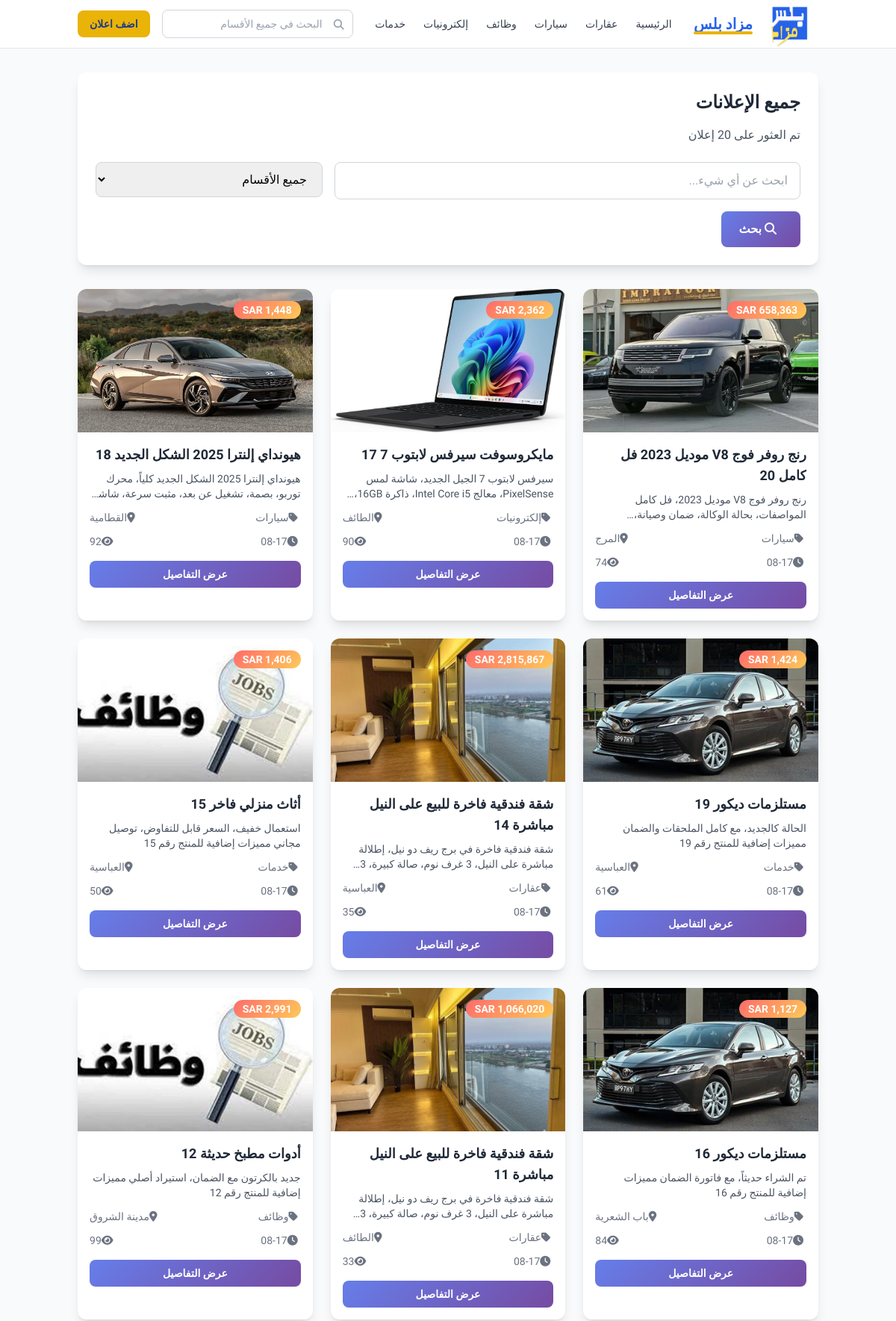
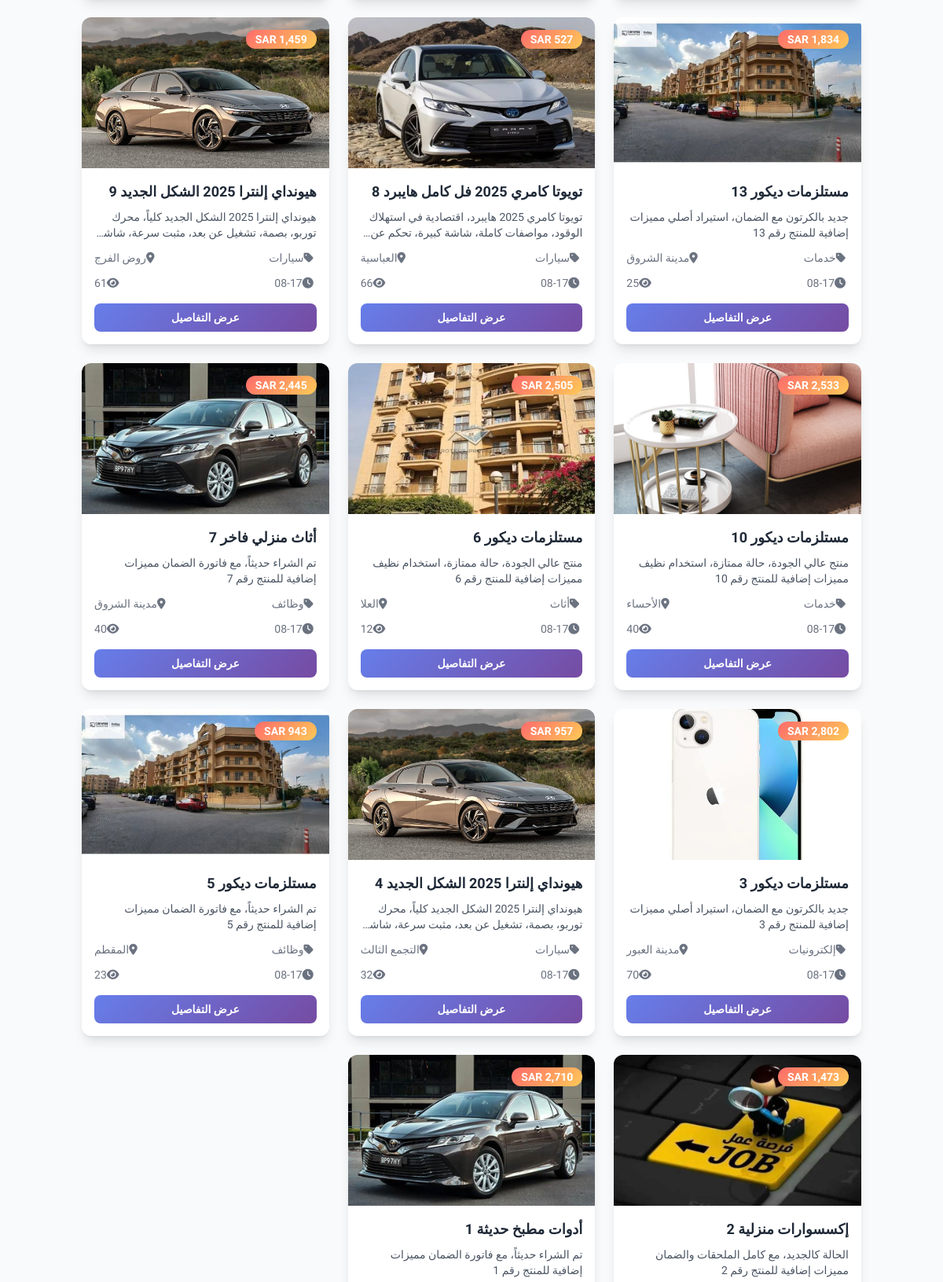
Screenshot of /search (upper part) with the database file from the repository (2 pictures, top to bottom).
### models.py (models this page shows)
class Ad(db.Model):
    id = db.Column(db.String(36), primary_key=True, default=lambda: str(uuid.uuid4()))
    title = db.Column(db.String(100), nullable=False)
    description = db.Column(db.Text, nullable=False)
    price = db.Column(db.Numeric(10, 2), nullable=False)
    currency = db.Column(db.String(3), default='SAR')
    images = db.Column(db.JSON, default=list)
    user_id = db.Column(db.String(36), db.ForeignKey('user.id'), nullable=False)
    category_id = db.Column(db.String(36), db.ForeignKey('category.id'), nullable=False)
    country_id = db.Column(db.String(36), db.ForeignKey('country.id'), nullable=False)
    state_id = db.Column(db.String(36), db.ForeignKey('state.id'))
    city_id = db.Column(db.String(36), db.ForeignKey('city.id'))
    store_id = db.Column(db.String(36), db.ForeignKey('merchant_store.id'))
    contact_phone = db.Column(db.String(20))  # Making phone optional
    contact_email = db.Column(db.String(120))
    is_featured = db.Column(db.Boolean, default=False)
    is_approved = db.Column(db.Boolean, default=True)
    is_active = db.Column(db.Boolean, default=True)
    views_count = db.Column(db.Integer, default=0)
    created_at = db.Column(db.DateTime, default=datetime.utcnow)
    updated_at = db.Column(db.DateTime, default=datetime.utcnow, onupdate=datetime.utcnow)
    user = db.relationship('User', backref='ads')
    category = db.relationship('Category', backref='ads')
    country = db.relationship('Country', backref='ads')
    state = db.relationship('State', backref='ads')
    city = db.relationship('City', backref='ads')

class Category(db.Model):
    id = db.Column(db.String(36), primary_key=True, default=lambda: str(uuid.uuid4()))
    name = db.Column(db.String(100), nullable=False)
    name_en = db.Column(db.String(100))
    description = db.Column(db.Text)
    slug = db.Column(db.String(50), unique=True)
    parent_id = db.Column(db.String(36), db.ForeignKey('category.id'))
    icon = db.Column(db.String(50))
    color = db.Column(db.String(7))
    display_order = db.Column(db.Integer, default=0)
    is_active = db.Column(db.Boolean, default=True)
    created_at = db.Column(db.DateTime, default=datetime.utcnow)
    updated_at = db.Column(db.DateTime, default=datetime.utcnow, onupdate=datetime.utcnow)
    children = db.relationship('Category', backref=db.backref('parent', remote_side=[id]))

class City(db.Model):
    id = db.Column(db.String(36), primary_key=True, default=lambda: str(uuid.uuid4()))
    name = db.Column(db.String(100), nullable=False)
    name_en = db.Column(db.String(100))
    state_id = db.Column(db.String(36), db.ForeignKey('state.id'), nullable=False)
    is_active = db.Column(db.Boolean, default=True)
    sort_order = db.Column(db.Integer, default=0)
    created_at = db.Column(db.DateTime, default=datetime.utcnow)
    updated_at = db.Column(db.DateTime, default=datetime.utcnow, onupdate=datetime.utcnow)

### app.py (the view)
@app.route('/search')
def search():
    query = request.args.get('q', '')
    category_id = request.args.get('category')
    country_id = request.args.get('country_id')
    state_id = request.args.get('state_id')
    city_id = request.args.get('city_id')
    ads_query = Ad.query.filter_by(is_approved=True, is_active=True)
    if query:
        ads_query = ads_query.filter(
            Ad.title.contains(query) | Ad.description.contains(query)
        )
    if category_id:
        ads_query = ads_query.filter_by(category_id=category_id)
    if country_id:
        ads_query = ads_query.filter_by(country_id=country_id)
    if state_id:
        ads_query = ads_query.filter_by(state_id=state_id)
    if city_id:
        ads_query = ads_query.filter_by(city_id=city_id)
    ads = ads_query.order_by(Ad.created_at.desc()).all()
    categories = Category.query.filter_by(is_active=True).all()
    countries = Country.query.filter_by(is_active=True).all()
    return render_template('search.html', ads=ads, categories=categories,
                         countries=countries, query=query, selected_category=category_id,
                         selected_country=country_id, selected_state=state_id,
                         selected_city=city_id)

### app.py (called while the page is built)
def get_site_setting(key, default=None):
    setting = SiteSetting.query.filter_by(key=key).first()
    return setting.value if setting else default

@app.context_processor
def inject_settings():
    return {
        'show_vip_section': get_site_setting('show_vip_section', 'true') == 'true'
    }

### templates/search.html (shortened to what this page needs)
{% extends "base.html" %}
{% block content %}
<div class="min-h-screen bg-gray-50 py-8">
    <div class="container mx-auto px-4">
        <div class="bg-white rounded-xl shadow-lg p-6 mb-8">
            <h1 class="text-2xl font-bold text-gray-800 mb-4">
                {% if query %}
                    نتائج البحث عن "{{ query }}"
                {% else %}
                    جميع الإعلانات
                {% endif %}
            </h1>
            <p class="text-gray-600">تم العثور على {{ ads|length }} إعلان</p>
            <form class="mt-6" action="{{ url_for('search') }}" method="GET">
                <div class="grid grid-cols-1 md:grid-cols-3 gap-4">
                    <div class="md:col-span-2">
                        <input type="text" name="q" value="{{ query or '' }}" placeholder="ابحث عن أي شيء..."
                               class="w-full px-4 py-3 border border-gray-300 rounded-lg focus:outline-none focus:ring-2 focus:ring-blue-500" />
                    </div>
                    <div>
                        <select name="category" class="w-full px-4 py-3 border border-gray-300 rounded-lg focus:outline-none focus:ring-2 focus:ring-blue-500">
                            <option value="">جميع الأقسام</option>
                        </select>
                    </div>
                </div>
                <div class="mt-4">
                    <button type="submit" class="btn-primary px-6 py-3 rounded-lg text-white font-semibold">
                        <i class="fas fa-search mr-2"></i>
                        بحث
                    </button>
                </div>
            </form>
        </div>
        {% if ads %}
        <div class="grid grid-cols-1 md:grid-cols-2 lg:grid-cols-3 xl:grid-cols-4 gap-6">
            {% for ad in ads %}
            <div class="card-hover bg-white rounded-xl shadow-lg overflow-hidden">
                <div class="relative">
                    {% if ad.images and ad.images|length > 0 %}
                    <img src="/static/uploads/{{ ad.images[0] }}" alt="{{ ad.title }}"
                         class="w-full h-48 object-cover">
                    {% else %}
                    <div class="w-full h-48 bg-gray-200 flex items-center justify-center">
                        <i class="fas fa-image text-gray-400 text-4xl"></i>
                    </div>
                    {% endif %}
                    <div class="absolute top-4 right-4">
                        <span class="price-tag px-3 py-1 rounded-full text-sm font-bold">
                            {{ "{:,.0f}".format(ad.price) }} {{ ad.currency }}
                        </span>
                    </div>
                </div>
                <div class="p-4">
                    <h3 class="font-bold text-lg mb-2 text-gray-800 line-clamp-2">{{ ad.title }}</h3>
                    <p class="text-gray-600 text-sm mb-3 line-clamp-2">{{ ad.description }}</p>
                    <div class="flex items-center justify-between text-sm text-gray-500 mb-3">
                        <span><i class="fas fa-tag mr-1"></i>{{ ad.category.name }}</span>
                        <span><i class="fas fa-map-marker-alt mr-1"></i>{{ ad.city.name if ad.city else ad.country.name }}</span>
                    </div>
                    <div class="flex items-center justify-between text-sm text-gray-500 mb-4">
                        <span><i class="fas fa-clock mr-1"></i>{{ ad.created_at.strftime('%m-%d') }}</span>
                        <span><i class="fas fa-eye mr-1"></i>{{ ad.views_count }}</span>
                    </div>
                    <a href="/ad/{{ ad.id }}" class="btn-primary w-full py-2 rounded-lg text-white text-sm font-semibold text-center block">
                        عرض التفاصيل
                    </a>
                </div>
            </div>
            {% endfor %}
        </div>
        {% endif %}
    </div>
</div>
{% endblock %}

### templates/base.html (style rules this page uses)
* { font-family: 'Cairo', sans-serif; }
.card-hover { transition: transform 0.3s ease, box-shadow 0.3s ease; }
.btn-primary { background: linear-gradient(135deg, #667eea 0%, #764ba2 100%); border: none; transition: all 0.3s ease; }
.price-tag { background: linear-gradient(135deg, #ff6b6b 0%, #feca57 100%); color: white; font-weight: bold; }

### rows the page displays
Ad: shows a picture, price "658,363", currency "SAR", title "رنج روفر فوج V8 موديل 2023 فل كامل 20", description "رنج روفر فوج V8 موديل 2023، فل كامل المواصفات، بحالة الوكالة، ضمان…", category.name "سيارات", city "المرج", created_at "08-17", views_count "74"
Ad: shows a picture, currency "SAR", title "مايكروسوفت سيرفس لابتوب 7 17", description "سيرفس لابتوب 7 الجيل الجديد، شاشة لمس PixelSense، معالج Intel Core i5، ذاكرة…", category.name "إلكترونيات", city "الطائف", created_at "08-17", views_count "90"
Ad: price "1,448", currency "SAR", title "هيونداي إلنترا 2025 الشكل الجديد 18", description "هيونداي إلنترا 2025 الشكل الجديد كلياً، محرك توربو، بصمة، تشغيل عن بعد، مثبت سرعة،…", category.name "سيارات", city "القطامية", created_at "08-17", views_count "92"
Ad: price "1,424", currency "SAR", title "مستلزمات ديكور 19", description "الحالة كالجديد، مع كامل الملحقات والضمان مميزات إضافية للمنتج رقم 19", category.name "خدمات", city "العباسية", created_at "08-17", views_count "61"
Ad: price "2,815,867", currency "SAR", title "شقة فندقية فاخرة للبيع على النيل مباشرة 14", description "شقة فندقية فاخرة في برج ريف دو نيل، إطلالة مباشرة على النيل، 3 غرف نوم، صالة كبيرة،…", category.name "عقارات", city "العباسية", created_at "08-17", views_count "35"
Ad: price "1,406", currency "SAR", title "أثاث منزلي فاخر 15", description "استعمال خفيف، السعر قابل للتفاوض، توصيل مجاني مميزات إضافية للمنتج رقم 15", category.name "خدمات", city "العباسية", created_at "08-17", views_count "50"
Ad: price "1,127", currency "SAR", title "مستلزمات ديكور 16", description "تم الشراء حديثاً، مع فاتورة الضمان مميزات إضافية للمنتج رقم 16", category.name "وظائف", city "باب الشعرية", created_at "08-17", views_count "84"
Ad: price "1,066,020", currency "SAR", title "شقة فندقية فاخرة للبيع على النيل مباشرة 11", description "شقة فندقية فاخرة في برج ريف دو نيل، إطلالة مباشرة على النيل، 3 غرف نوم، صالة كبيرة،…", category.name "عقارات", city "الطائف", created_at "08-17", views_count "33"
Ad: price "2,991", currency "SAR", title "أدوات مطبخ حديثة 12", description "جديد بالكرتون مع الضمان، استيراد أصلي مميزات إضافية للمنتج رقم 12", category.name "وظائف", city "مدينة الشروق", created_at "08-17", views_count "99"
Ad: price "1,834", currency "SAR", title "مستلزمات ديكور 13", description "جديد بالكرتون مع الضمان، استيراد أصلي مميزات إضافية للمنتج رقم 13", category.name "خدمات", city "مدينة الشروق", created_at "08-17", views_count "25"
Ad: shows a picture, price "527", currency "SAR", title "تويوتا كامري 2025 فل كامل هايبرد 8", description "تويوتا كامري 2025 هايبرد، اقتصادية في استهلاك الوقود، مواصفات كاملة، شاشة كبيرة، تحكم…", category.name "سيارات", city "العباسية", created_at "08-17", views_count "66"
Ad: price "1,459", currency "SAR", title "هيونداي إلنترا 2025 الشكل الجديد 9", description "هيونداي إلنترا 2025 الشكل الجديد كلياً، محرك توربو، بصمة، تشغيل عن بعد، مثبت سرعة،…", category.name "سيارات", city "روض الفرج", created_at "08-17", views_count "61"
Ad: shows a picture, price "2,533", currency "SAR", title "مستلزمات ديكور 10", description "منتج عالي الجودة، حالة ممتازة، استخدام نظيف مميزات إضافية للمنتج رقم 10", category.name "خدمات", city "الأحساء", created_at "08-17", views_count "40"
Ad: shows a picture, currency "SAR", title "مستلزمات ديكور 6", description "منتج عالي الجودة، حالة ممتازة، استخدام نظيف مميزات إضافية للمنتج رقم 6", category.name "أثاث", city "العلا", created_at "08-17", views_count "12"
Ad: price "2,445", currency "SAR", title "أثاث منزلي فاخر 7", description "تم الشراء حديثاً، مع فاتورة الضمان مميزات إضافية للمنتج رقم 7", category.name "وظائف", city "مدينة الشروق", created_at "08-17", views_count "40"
Ad: shows a picture, price "2,802", currency "SAR", title "مستلزمات ديكور 3", description "جديد بالكرتون مع الضمان، استيراد أصلي مميزات إضافية للمنتج رقم 3", category.name "إلكترونيات", city "مدينة العبور", created_at "08-17", views_count "70"
Ad: price "957", currency "SAR", title "هيونداي إلنترا 2025 الشكل الجديد 4", description "هيونداي إلنترا 2025 الشكل الجديد كلياً، محرك توربو، بصمة، تشغيل عن بعد، مثبت سرعة،…", category.name "سيارات", city "التجمع الثالث", created_at "08-17", views_count "32"
Ad: currency "SAR", title "مستلزمات ديكور 5", description "تم الشراء حديثاً، مع فاتورة الضمان مميزات إضافية للمنتج رقم 5", category.name "وظائف", city "المقطم", created_at "08-17", views_count "23"
Ad: shows a picture, price "1,473", currency "SAR", title "إكسسوارات منزلية 2", description "الحالة كالجديد، مع كامل الملحقات والضمان مميزات إضافية للمنتج رقم 2"
Ad: currency "SAR", title "أدوات مطبخ حديثة 1", description "تم الشراء حديثاً، مع فاتورة الضمان مميزات إضافية للمنتج رقم 1"
